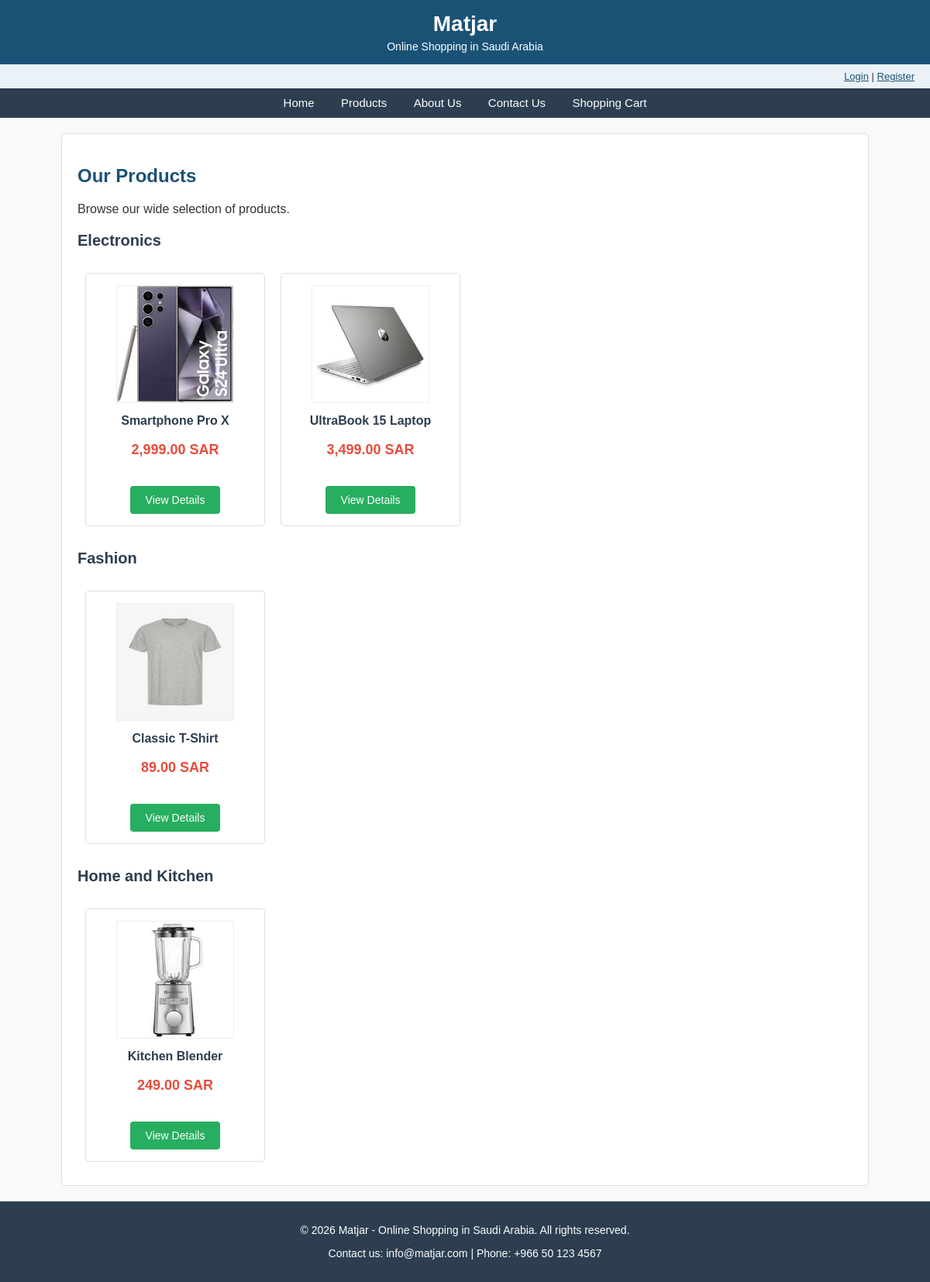
/products.php, run on the app's committed database.
### tables this page shows
CREATE TABLE IF NOT EXISTS products (
    product_id INT AUTO_INCREMENT PRIMARY KEY,
    name VARCHAR(100) NOT NULL,
    category VARCHAR(50) NOT NULL,
    price DECIMAL(10,2) NOT NULL,
    description TEXT,
    image VARCHAR(100),
    specs TEXT
);

### dbcm.php (called while the page is built, shortened)
<?php
function h($text) {
    return htmlspecialchars((string)$text, ENT_QUOTES, 'UTF-8');
}
?>

### products.php (the view, shortened to what this page needs)
<?php
include 'dbcm.php';
?>
<!DOCTYPE html>
<html lang="en">
<head>
    <link rel="stylesheet" type="text/css" href="style.css">
</head>
<body>
    <header>
        <h1>Matjar</h1>
        <p>Online Shopping in Saudi Arabia</p>
    </header>
    <div class="user-bar">
        <?php
        if (isset($_SESSION['user'])) {
            echo "Welcome, " . h($_SESSION['user_name']) . " | ";
            echo "<a href='logout.php'>Logout</a>";
        } else {
            echo "<a href='login.php'>Login</a> | <a href='register.php'>Register</a>";
        }
        ?>
    </div>
    <nav>
        <a href="index.php">Home</a>
        <a href="products.php">Products</a>
        <a href="about.php">About Us</a>
        <a href="contact.php">Contact Us</a>
        <a href="cart.php">Shopping Cart</a>
    </nav>
    <div class="main-content">
        <h2>Our Products</h2>
        <?php
        if (isset($_GET['category'])) {
            $category = $_GET['category'];
            $stmt = $conn->prepare("SELECT * FROM products WHERE category = ? ORDER BY product_id");
            $stmt->bind_param("s", $category);
            echo "<p>Showing products in: <strong>" . h($category) . "</strong> | <a href='products.php'>Show All</a></p>";
        } else {
            $stmt = $conn->prepare("SELECT * FROM products ORDER BY category, product_id");
            echo "<p>Browse our wide selection of products.</p>";
        }
        $stmt->execute();
        $result = $stmt->get_result();
        if ($result->num_rows > 0) {
            $current_category = "";
            while ($row = $result->fetch_assoc()) {
                if ($row['category'] !== $current_category) {
                    $current_category = $row['category'];
                    echo "<h3>" . h($current_category) . "</h3>";
                }
        ?>
            <div class="product-card">
                <img src="images/<?php echo h($row['image']); ?>" alt="<?php echo h($row['name']); ?>" width="150" height="150">
                <h3><?php echo h($row['name']); ?></h3>
                <p class="price"><?php echo number_format($row['price'], 2); ?> SAR</p>
                <br>
                <a href="product_detail.php?id=<?php echo (int)$row['product_id']; ?>" class="btn">View Details</a>
            </div>
        <?php
            }
        } else {
            echo "<p>No products found.</p>";
        }
        ?>
    </div>
    <footer>
        <p>&copy; 2026 Matjar - Online Shopping in Saudi Arabia. All rights reserved.</p>
        <p>Contact us: info@matjar.com | Phone: +966 50 123 4567</p>
    </footer>
</body>
</html>

### style.css (style rules this page uses)
body { font-family: Arial, sans-serif; font-size: 16px; margin: 0; padding: 0; background-color: #f9f9f9; color: #333333; }
header { background-color: #1a5276; color: white; padding: 15px 20px; text-align: center; }
header h1 { margin: 0; font-size: 28px; }
header p { margin: 5px 0 0 0; font-size: 14px; }
nav { background-color: #2c3e50; padding: 10px 0; text-align: center; }
nav a { color: white; text-decoration: none; padding: 10px 15px; font-size: 15px; }
.main-content { max-width: 1000px; margin: 20px auto; padding: 20px; background-color: white; border: 1px solid #dddddd; border-radius: 5px; }
footer { background-color: #2c3e50; color: white; text-align: center; padding: 15px; margin-top: 20px; font-size: 14px; }
h2 { color: #1a5276; font-size: 24px; }
h3 { color: #2c3e50; font-size: 20px; }
a { color: #1a5276; }
.product-card { border: 1px solid #dddddd; padding: 15px; margin: 10px; text-align: center; background-color: #ffffff; border-radius: 5px; width: 200px; float: left; }
.product-card img { width: 150px; height: 150px; border: 1px solid #eeeeee; }
.product-card h3 { font-size: 16px; margin: 10px 0 5px 0; }
.product-card .price { color: #e74c3c; font-weight: bold; font-size: 18px; }
.btn { background-color: #27ae60; color: white; padding: 10px 20px; border: none; border-radius: 4px; cursor: pointer; font-size: 14px; text-decoration: none; display: inline-block; }
.user-bar { background-color: #eaf2f8; padding: 8px 20px; text-align: right; font-size: 13px; }

### data on the page
products: category "Electronics", image (picture), name "Smartphone Pro X", price "2,999.00"
products: image (picture), name "UltraBook 15 Laptop", price "3,499.00"
products: category "Fashion", image (picture), name "Classic T-Shirt", price "89.00"
products: category "Home and Kitchen", image (picture), name "Kitchen Blender", price "249.00"
